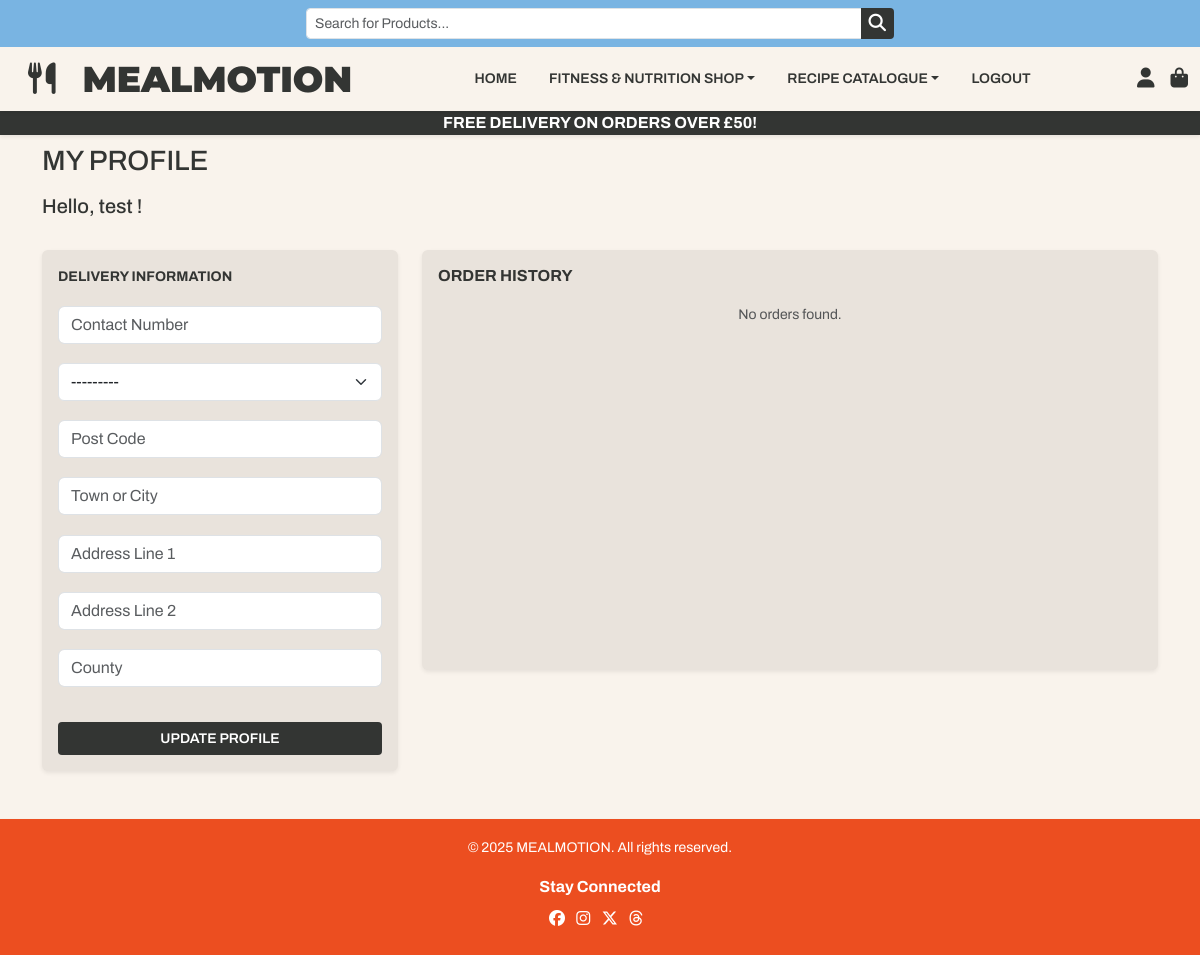
/profile/ (signed in), run on an earlier commit of the app's database.
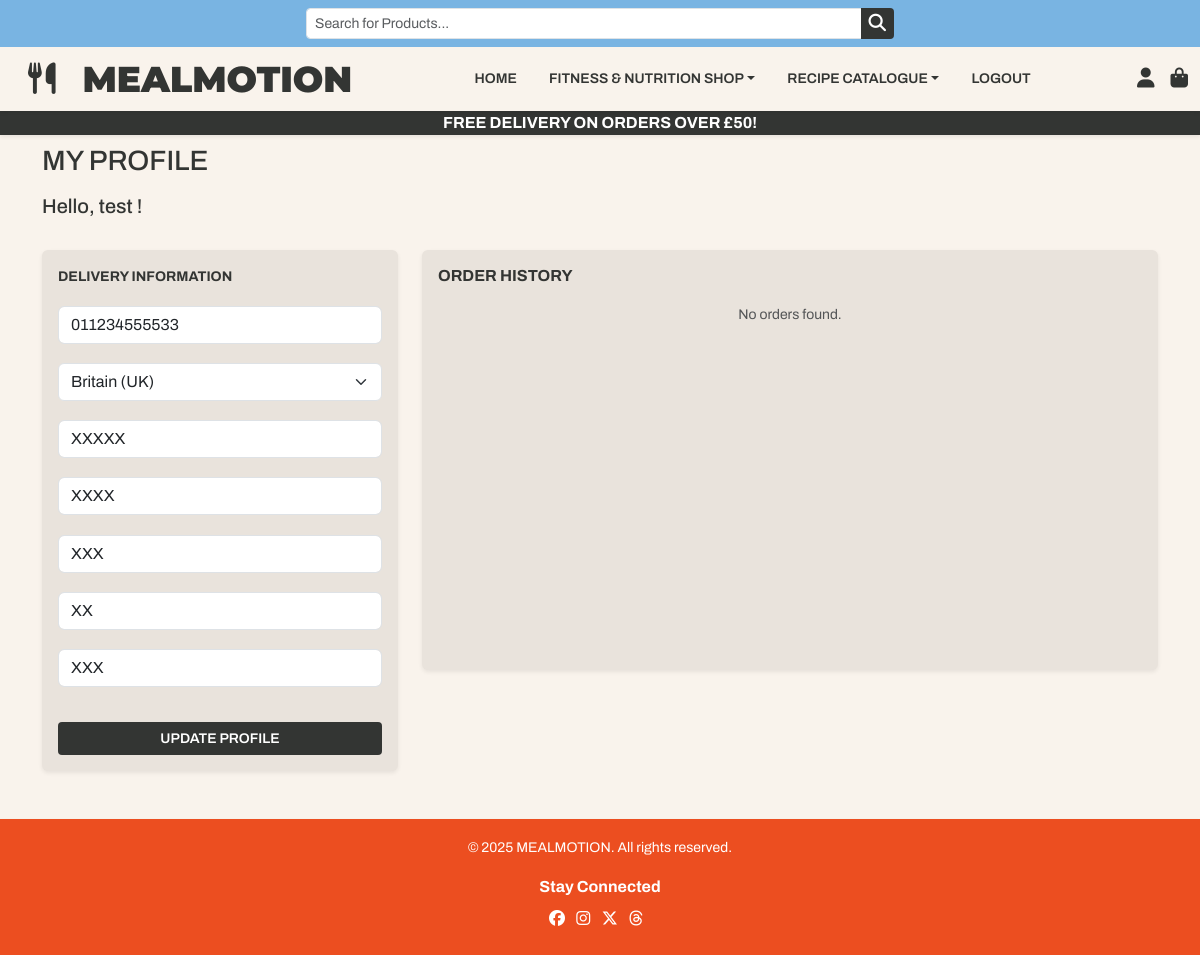
And on a later commit of the database.
### profiles/models.py (models this page shows, shortened)
class UserProfile(models.Model):
    user = models.OneToOneField(User, on_delete=models.CASCADE)
    default_contact_number = models.CharField(max_length=20, null=True, blank=True)
    default_country = CountryField(blank_label = 'Select a Country', max_length=40, null =True , blank =True)
    default_post_code = models.CharField(max_length=20, null=True, blank=True)
    default_town_or_city = models.CharField(max_length=40, null=True, blank=True)
    default_address_line_1 = models.CharField(max_length=80, null=True, blank=True)
    default_address_line_2 = models.CharField(max_length=255, null=True, blank=True)
    default_county = models.CharField(max_length=40, null =True , blank =True)

### profiles/views.py (the view, shortened to what this page needs)
# urls.py: path('profile/', include('profiles.urls')),
@login_required
def profile(request):
    profile = get_object_or_404(UserProfile, user=request.user)
    form = UserProfileForm(instance=profile)
    orders = profile.orders.all()
    template = 'profiles/profile.html'
    context = {
        'form': form,
        'orders': orders,
        'on_profile_page': True,
    }
    return render(request, template, context)

### profiles/forms.py
class UserProfileForm(forms.ModelForm):
    class Meta:
        model = UserProfile
        exclude = ('user',)
    def __init__(self, *args, **kwargs):
        super().__init__(*args, **kwargs)
        placeholders = {
            'default_contact_number': 'Contact Number',
            'default_town_or_city': 'Town or City',
            'default_address_line_1': 'Address Line 1',
            'default_address_line_2': 'Address Line 2',
            'default_post_code': 'Post Code',
            'default_county': 'County',
            'default_country': 'Country',
        }
        for field in self.fields:
            if self.fields[field].required:
                placeholder = f'{placeholders[field]} *'
            else:
                placeholder = placeholders[field]
            self.fields[field].widget.attrs['placeholder'] = placeholder
            self.fields[field].label = False

### profiles/templates/profiles/profile.html (shortened to what this page needs)
{% extends 'base.html' %}
{% load static %}
{% block extra_css %}
<link rel="stylesheet" href="{% static 'profiles/css/profiles.css' %}">
{% endblock %}
{% block content %}
<main class="py-4">
    <div class="container">
        <div class="row gy-4">
            <h3 class="text-uppercase text-start mt-4">My Profile</h3>
            <h5 class="mt-2">Hello, {{ user.username }} !</h5>
            <div class="col-12 col-md-4">
                <div class="d-flex flex-column mb-4 p-3 shadow-sm rounded form-box">
                    <p class="fw-bold text-start text-uppercase mb-3">Delivery Information</p>
                    <form method="POST" action="{% url 'profile' %}" id="profile-info">
                        {{ form|crispy }}
                        <button type="submit" class="btn w-100 rounded-1 def-btn text-uppercase mt-3">
                            Update Profile
                        </button>
                    </form>
                </div>
            </div>
            <div class="col-12 col-md-8">
                <div class="d-flex flex-column mb-4 p-3 shadow-sm rounded order-history form-box h-100">
                    <h6 class="fw-bold text-start text-uppercase mb-3">Order History</h6>
                    {% if orders %}
                    <div class="table-responsive">
                        <table class="table table-striped table-hover">
                            <thead class="table-light">
                                <tr>
                                    <th scope="col">Order Number</th>
                                    <th scope="col">Date</th>
                                    <th scope="col">Items</th>
                                    <th scope="col">Order Total</th>
                                </tr>
                            </thead>
                            <tbody>
                                {% for order in orders %}
                                <tr>
                                    <td>
                                        <a href="{% url 'order_history' order.order_number %}"
                                            title="{{ order.order_number }}">{{order.order_number|truncatechars:10}}</a>
                                    </td>
                                    <td>{{ order.date }}</td>
                                    <td>
                                        <ul class="list-unstyled mb-0">
                                            {% for item in order.lineitems.all %}
                                            <li>{{ item.product.name }} x {{ item.quantity }}</li>
                                            {% endfor %}
                                        </ul>
                                    </td>
                                    <td>£{{ order.grand_total }}</td>
                                </tr>
                                {% endfor %}
                            </tbody>
                        </table>
                    </div>
                    {% else %}
                    <p class="text-muted text-center mb-0">No orders found.</p>
                    {% endif %}
                </div>
            </div>
        </div>
    </div>
</main>
{% endblock %}

What changed in the data, as far as the page shows it:
changed UserProfile: default_contact_number (not shown) → "011234555533"; default_country "---------" → "Britain (UK)"; default_post_code (not shown) → "XXXXX"; default_town_or_city (not shown) → "XXXX"; default_address_line_1 (not shown) → "XXX"; default_address_line_2 (not shown) → "XX"; default_county (not shown) → "XXX"
